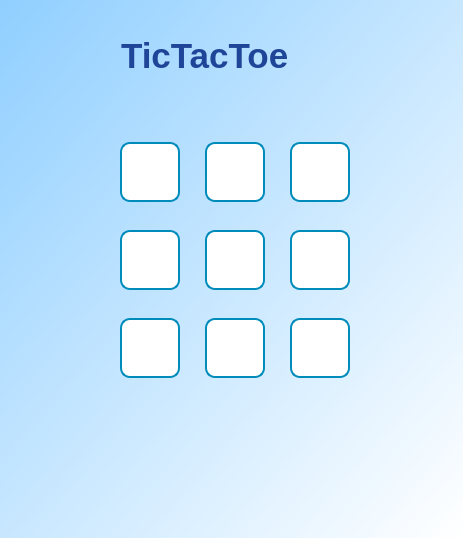
<?xml version="1.0" encoding="UTF-8"?>
<ui version="4.0">
 <class>MainWindow</class>
 <widget class="QMainWindow" name="MainWindow">
  <property name="geometry">
   <rect>
    <x>0</x>
    <y>0</y>
    <width>463</width>
    <height>538</height>
   </rect>
  </property>
  <property name="minimumSize">
   <size>
    <width>463</width>
    <height>538</height>
   </size>
  </property>
  <property name="maximumSize">
   <size>
    <width>463</width>
    <height>538</height>
   </size>
  </property>
  <property name="windowTitle">
   <string>Smart TicTacToe</string>
  </property>
  <property name="windowIcon">
   <iconset>
    <normaloff>icon.png</normaloff>icon.png</iconset>
  </property>
  <property name="styleSheet">
   <string notr="true">QWidget#main_widget{
background-color: qlineargradient(spread:pad, x1:0, y1:0, x2:1, y2:1, stop:0 rgba(144, 207, 255, 255), stop:1 rgba(255, 255, 255, 255));
}

QPushButton {
  background-color: white; 
  color: black; 
  border: 2px solid #008CBA;
  font-size:13px;
  font-weight:bold;
  border-radius: 10px;
}
QPushButton:hover {
  background-color: #008CBA;
  color: white;
}

QPlainTextEdit{
  border-radius: 10px;
}

QLabel#title_label{
color: rgb(31, 69, 152);
}
</string>
  </property>
  <widget class="QWidget" name="main_widget">
   <widget class="QLabel" name="title_label">
    <property name="geometry">
     <rect>
      <x>121</x>
      <y>10</y>
      <width>261</width>
      <height>91</height>
     </rect>
    </property>
    <property name="font">
     <font>
      <pointsize>26</pointsize>
      <weight>75</weight>
      <bold>true</bold>
     </font>
    </property>
    <property name="text">
     <string>TicTacToe</string>
    </property>
   </widget>
   <widget class="QWidget" name="layoutWidget">
    <property name="geometry">
     <rect>
      <x>101</x>
      <y>120</y>
      <width>271</width>
      <height>281</height>
     </rect>
    </property>
    <layout class="QGridLayout" name="gridLayout">
     <item row="1" column="1">
      <widget class="QPushButton" name="pb_1_1">
       <property name="minimumSize">
        <size>
         <width>60</width>
         <height>60</height>
        </size>
       </property>
       <property name="maximumSize">
        <size>
         <width>60</width>
         <height>60</height>
        </size>
       </property>
       <property name="text">
        <string/>
       </property>
      </widget>
     </item>
     <item row="0" column="1">
      <widget class="QPushButton" name="pb_0_1">
       <property name="minimumSize">
        <size>
         <width>60</width>
         <height>60</height>
        </size>
       </property>
       <property name="maximumSize">
        <size>
         <width>60</width>
         <height>60</height>
        </size>
       </property>
       <property name="text">
        <string/>
       </property>
      </widget>
     </item>
     <item row="1" column="0">
      <widget class="QPushButton" name="pb_1_0">
       <property name="minimumSize">
        <size>
         <width>60</width>
         <height>60</height>
        </size>
       </property>
       <property name="maximumSize">
        <size>
         <width>60</width>
         <height>60</height>
        </size>
       </property>
       <property name="text">
        <string/>
       </property>
      </widget>
     </item>
     <item row="0" column="2">
      <widget class="QPushButton" name="pb_0_2">
       <property name="minimumSize">
        <size>
         <width>60</width>
         <height>60</height>
        </size>
       </property>
       <property name="maximumSize">
        <size>
         <width>60</width>
         <height>60</height>
        </size>
       </property>
       <property name="text">
        <string/>
       </property>
      </widget>
     </item>
     <item row="2" column="0">
      <widget class="QPushButton" name="pb_2_0">
       <property name="minimumSize">
        <size>
         <width>60</width>
         <height>60</height>
        </size>
       </property>
       <property name="maximumSize">
        <size>
         <width>60</width>
         <height>60</height>
        </size>
       </property>
       <property name="text">
        <string/>
       </property>
      </widget>
     </item>
     <item row="1" column="2">
      <widget class="QPushButton" name="pb_1_2">
       <property name="minimumSize">
        <size>
         <width>60</width>
         <height>60</height>
        </size>
       </property>
       <property name="maximumSize">
        <size>
         <width>60</width>
         <height>60</height>
        </size>
       </property>
       <property name="text">
        <string/>
       </property>
      </widget>
     </item>
     <item row="2" column="1">
      <widget class="QPushButton" name="pb_2_1">
       <property name="minimumSize">
        <size>
         <width>60</width>
         <height>60</height>
        </size>
       </property>
       <property name="maximumSize">
        <size>
         <width>60</width>
         <height>60</height>
        </size>
       </property>
       <property name="text">
        <string/>
       </property>
      </widget>
     </item>
     <item row="2" column="2">
      <widget class="QPushButton" name="pb_2_2">
       <property name="minimumSize">
        <size>
         <width>60</width>
         <height>60</height>
        </size>
       </property>
       <property name="maximumSize">
        <size>
         <width>60</width>
         <height>60</height>
        </size>
       </property>
       <property name="text">
        <string/>
       </property>
      </widget>
     </item>
     <item row="0" column="0">
      <widget class="QPushButton" name="pb_0_0">
       <property name="minimumSize">
        <size>
         <width>60</width>
         <height>60</height>
        </size>
       </property>
       <property name="maximumSize">
        <size>
         <width>60</width>
         <height>60</height>
        </size>
       </property>
       <property name="text">
        <string/>
       </property>
      </widget>
     </item>
    </layout>
   </widget>
   <widget class="QLabel" name="game_state_label">
    <property name="geometry">
     <rect>
      <x>151</x>
      <y>460</y>
      <width>181</width>
      <height>16</height>
     </rect>
    </property>
    <property name="text">
     <string/>
    </property>
   </widget>
  </widget>
 </widget>
 <resources/>
 <connections/>
</ui>
